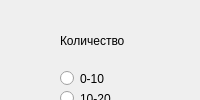
<?xml version="1.0" encoding="UTF-8"?>
<ui version="4.0">
 <class>MainWindow</class>
 <widget class="QMainWindow" name="MainWindow">
  <property name="windowTitle">
   <string>MainWindow</string>
  </property>
  <widget class="QWidget" name="centralwidget">
   <widget class="QRadioButton" name="radioButton">
    <property name="geometry">
     <rect>
      <x>60</x>
      <y>70</y>
      <width>82</width>
      <height>17</height>
     </rect>
    </property>
    <property name="text">
     <string>0-10</string>
    </property>
   </widget>
   <widget class="QRadioButton" name="radioButton_2">
    <property name="geometry">
     <rect>
      <x>60</x>
      <y>130</y>
      <width>82</width>
      <height>17</height>
     </rect>
    </property>
    <property name="text">
     <string>30-40</string>
    </property>
   </widget>
   <widget class="QRadioButton" name="radioButton_3">
    <property name="geometry">
     <rect>
      <x>60</x>
      <y>110</y>
      <width>82</width>
      <height>17</height>
     </rect>
    </property>
    <property name="text">
     <string>20-30</string>
    </property>
   </widget>
   <widget class="QRadioButton" name="radioButton_4">
    <property name="geometry">
     <rect>
      <x>60</x>
      <y>90</y>
      <width>82</width>
      <height>17</height>
     </rect>
    </property>
    <property name="text">
     <string>10-20</string>
    </property>
   </widget>
   <widget class="QCheckBox" name="checkBox">
    <property name="geometry">
     <rect>
      <x>60</x>
      <y>200</y>
      <width>71</width>
      <height>21</height>
     </rect>
    </property>
    <property name="styleSheet">
     <string notr="true">background-color: rgb(170, 0, 0);</string>
    </property>
    <property name="text">
     <string>red</string>
    </property>
    <property name="color" stdset="0">
     <color>
      <red>170</red>
      <green>0</green>
      <blue>0</blue>
     </color>
    </property>
   </widget>
   <widget class="QCheckBox" name="checkBox_2">
    <property name="geometry">
     <rect>
      <x>60</x>
      <y>220</y>
      <width>71</width>
      <height>21</height>
     </rect>
    </property>
    <property name="styleSheet">
     <string notr="true">background-color: rgb(0, 85, 255);</string>
    </property>
    <property name="text">
     <string>blue</string>
    </property>
   </widget>
   <widget class="QCheckBox" name="checkBox_3">
    <property name="geometry">
     <rect>
      <x>60</x>
      <y>240</y>
      <width>71</width>
      <height>21</height>
     </rect>
    </property>
    <property name="styleSheet">
     <string notr="true">background-color: rgb(0, 170, 0);</string>
    </property>
    <property name="text">
     <string>green</string>
    </property>
   </widget>
   <widget class="QCheckBox" name="checkBox_4">
    <property name="geometry">
     <rect>
      <x>60</x>
      <y>260</y>
      <width>71</width>
      <height>21</height>
     </rect>
    </property>
    <property name="styleSheet">
     <string notr="true">background-color: rgb(255, 255, 0);</string>
    </property>
    <property name="text">
     <string>yellow</string>
    </property>
   </widget>
   <widget class="QLabel" name="label">
    <property name="geometry">
     <rect>
      <x>60</x>
      <y>20</y>
      <width>71</width>
      <height>41</height>
     </rect>
    </property>
    <property name="text">
     <string>Количество</string>
    </property>
   </widget>
   <widget class="QLabel" name="label_2">
    <property name="geometry">
     <rect>
      <x>80</x>
      <y>150</y>
      <width>71</width>
      <height>41</height>
     </rect>
    </property>
    <property name="text">
     <string>Цвет</string>
    </property>
   </widget>
  </widget>
 </widget>
 <resources/>
 <connections/>
</ui>
